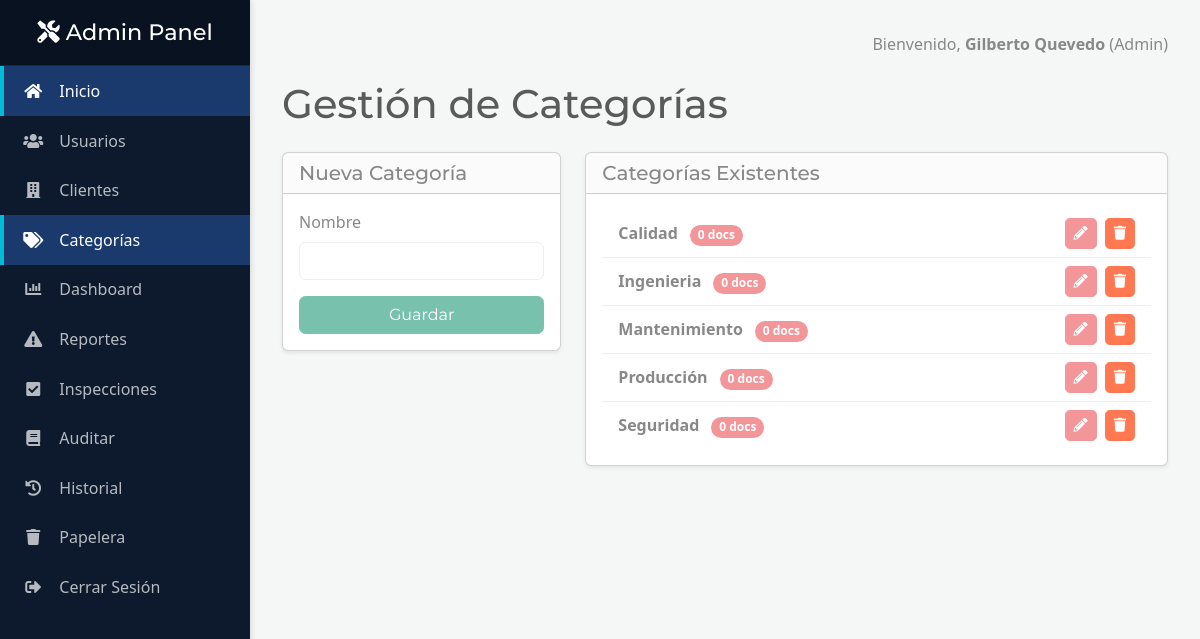
Screenshot of /admin/categorias.php (signed in) with the database file from the repository.
### tables this page shows
CREATE TABLE `categorias` (
  `id` int(11) NOT NULL,
  `nombre` varchar(50) NOT NULL
);

### admin/categorias.php (the view, shortened to what this page needs)
<?php
require_once __DIR__ . '/../templates/header.php';
?>
<h1 class="mb-4">Gestión de Categorías</h1>
<div class="row">
    <div class="col-md-4 mb-4">
        <div class="card shadow-sm">
            <div class="card-header">
                <h5 class="mb-0" id="form-title">Nueva Categoría</h5>
            </div>
            <div class="card-body">
                <form action="categorias.php" method="POST">
                    <div class="mb-3">
                        <label for="input_nombre" class="form-label">Nombre</label>
                        <input type="text" name="nombre_cat" id="input_nombre" class="form-control" required>
                    </div>
                    <div class="d-grid">
                        <button type="submit" name="guardar_categoria" class="btn btn-primary" id="btn_guardar">Guardar</button>
                    </div>
                </form>
            </div>
        </div>
    </div>
    <div class="col-md-8">
        <div class="card shadow-sm">
            <div class="card-header">
                <h5 class="mb-0">Categorías Existentes</h5>
            </div>
            <div class="card-body">
                <ul class="list-group list-group-flush">
                    <?php
                    $res = $conn->query("SELECT c.id, c.nombre, COUNT(d.id) as total_docs
                                         FROM categorias c
                                         LEFT JOIN documentos d ON c.id = d.categoria_id AND d.activo = 1
                                         GROUP BY c.id, c.nombre
                                         ORDER BY c.nombre ASC");
                    if ($res->num_rows > 0) {
                        while ($row = $res->fetch_assoc()) {
                            $badge_class = $row['total_docs'] > 0 ? "bg-primary" : "bg-secondary";
                            echo "<li class='list-group-item d-flex justify-content-between align-items-center'>
                                    <div>
                                        <span class='fw-bold'>" . htmlspecialchars($row['nombre']) . "</span>
                                        <span class='badge $badge_class rounded-pill ms-2'>{$row['total_docs']} docs</span>
                                    </div>
                                    <div>
                                        <button class='btn btn-sm btn-secondary me-1' onclick='editar(" . json_encode($row) . ")'><i class='fas fa-pencil-alt'></i></button>
                                        <a href='categorias.php?borrar_id={$row['id']}' class='btn btn-sm btn-danger' onclick=\"return confirm('¿Estás seguro de borrar esta categoría?');\"><i class='fas fa-trash'></i></a>
                                    </div>
                                  </li>";
                        }
                    } else {
                        echo "<li class='list-group-item text-center text-muted'>No hay categorías registradas.</li>";
                    }
                    ?>
                </ul>
            </div>
        </div>
    </div>
</div>
<?php require_once __DIR__ . '/../templates/footer.php'; ?>

### css/style.css (style rules this page uses)
body { display: flex; background-color: #f4f7f6; }

### rows the page displays
categorias: nombre "Calidad", total_docs "0"
categorias: nombre "Ingenieria", total_docs "0"
categorias: nombre "Mantenimiento", total_docs "0"
categorias: nombre "Producción", total_docs "0"
categorias: nombre "Seguridad", total_docs "0"

### other values shown
$nombre_usuario "Gilberto Quevedo"
$rol "Admin"
